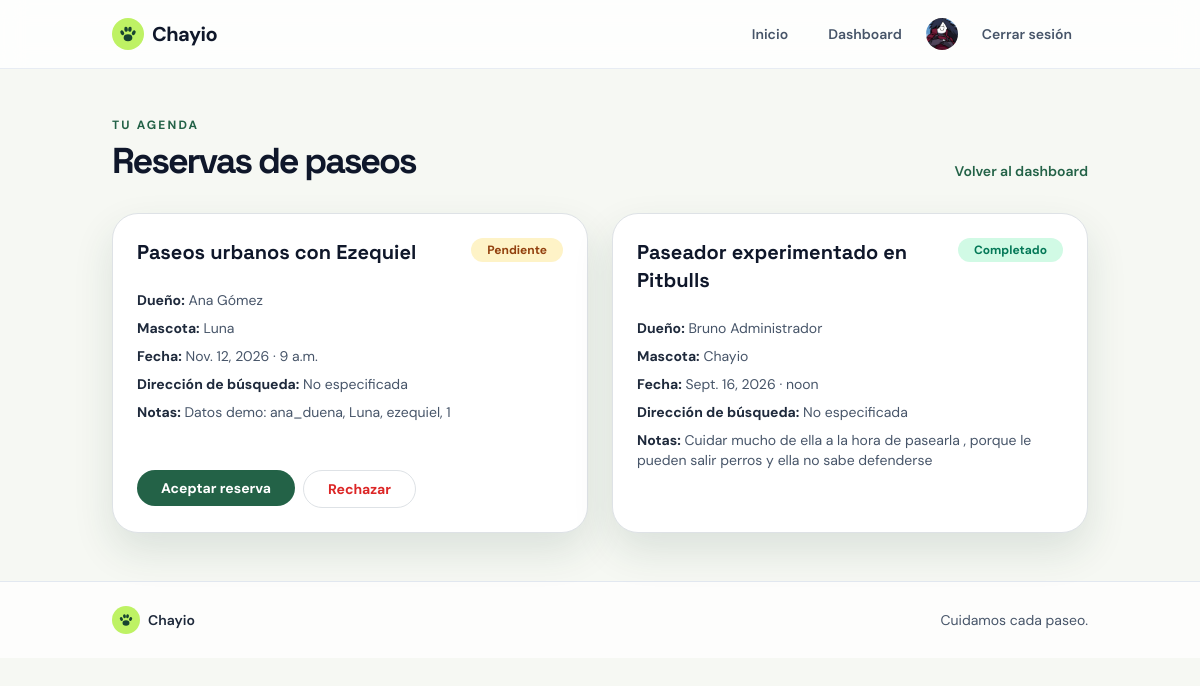
The app's page /mis-reservas/ (signed in), older data.
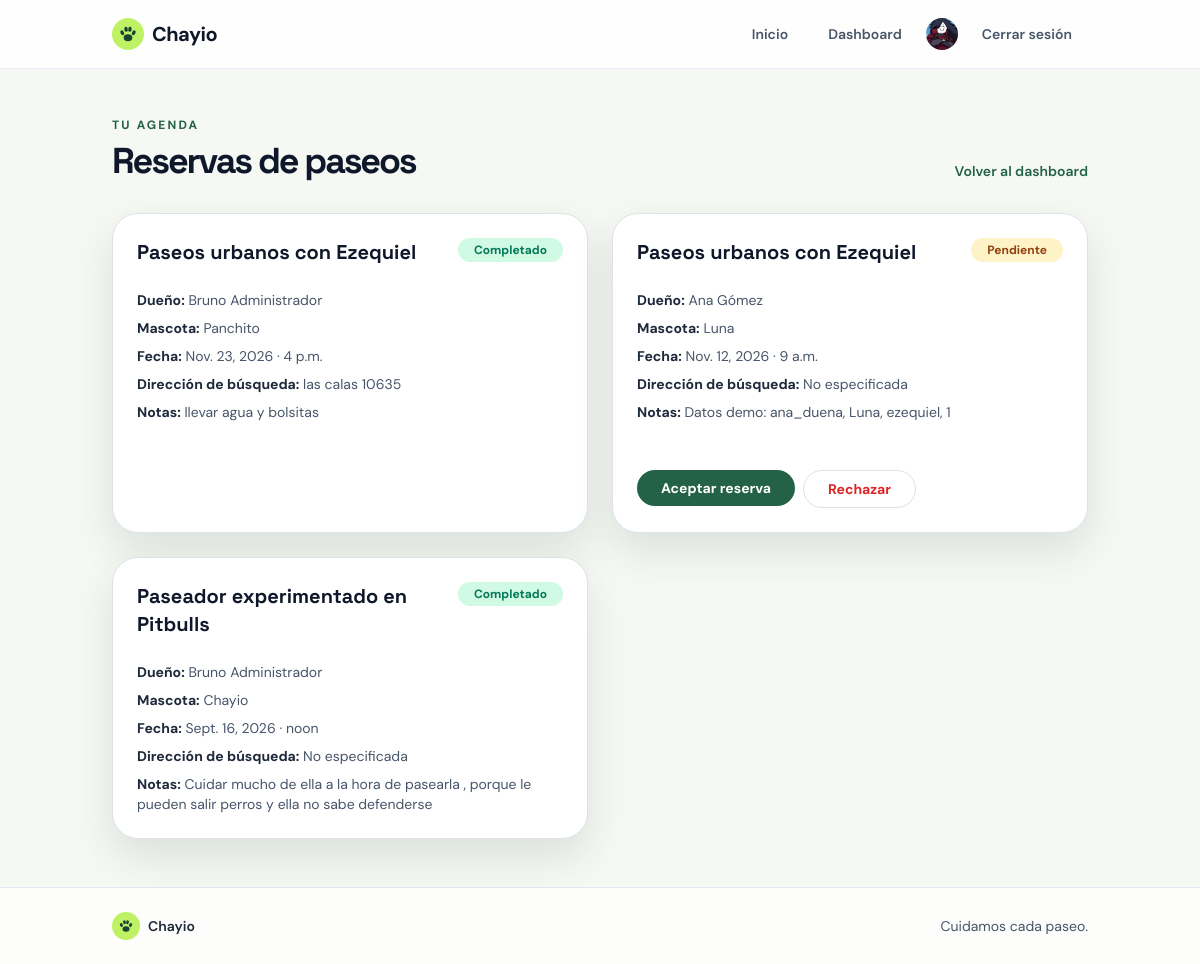
The same page, newer data.
### pet_services/models.py (models this page shows, shortened)
class Booking(models.Model):
    STATUS_CHOICES = [
        ('pending', 'Pendiente'),
        ('confirmed', 'Confirmada'),
        ('canceled', 'Cancelada'),
        ('completed', 'Completado'),
    ]
    owner = models.ForeignKey(settings.AUTH_USER_MODEL, on_delete=models.CASCADE, related_name='bookings_as_owner')
    service = models.ForeignKey('ServiceOffer', on_delete=models.CASCADE, related_name='bookings')
    pet = models.ForeignKey('Pet', on_delete=models.PROTECT, related_name='bookings')
    date = models.DateField()
    time = models.TimeField()
    pickup_address = models.CharField(max_length=255, blank=True, default='')
    notes = models.TextField(blank=True)
    status = models.CharField(max_length=20, choices=STATUS_CHOICES, default='pending')
    owner_confirmed = models.BooleanField(default=False)
    walker_confirmed = models.BooleanField(default=False)
    created_at = models.DateTimeField(default=timezone.now)
    class Meta:
        constraints = [
            models.CheckConstraint(
                condition=Q(status__in=['pending', 'confirmed', 'canceled', 'completed']),
                name='booking_status_valid',
            ),
            models.CheckConstraint(
                condition=Q(time__gte=WALKING_START_TIME, time__lte=WALKING_END_TIME),
                name='booking_time_within_walking_hours',
            ),
        ]

class ServiceOffer(models.Model):
    walker = models.ForeignKey(settings.AUTH_USER_MODEL, on_delete=models.CASCADE, related_name='service_offers')
    title = models.CharField(max_length=150)
    description = models.TextField()
    price = models.DecimalField(max_digits=8, decimal_places=2)
    duration_minutes = models.PositiveIntegerField(default=60)
    city = models.CharField(max_length=100)
    available = models.BooleanField(default=True)
    created_at = models.DateTimeField(default=timezone.now)
    class Meta:
        constraints = [
            models.CheckConstraint(condition=Q(price__gt=0), name='offer_price_positive'),
            models.CheckConstraint(condition=Q(duration_minutes__gt=0), name='offer_duration_positive'),
        ]

class Pet(models.Model):
    owner = models.ForeignKey(settings.AUTH_USER_MODEL, on_delete=models.CASCADE, related_name='pets')
    name = models.CharField(max_length=100)
    species = models.CharField(max_length=50)
    breed = models.CharField(max_length=100, blank=True)
    age = models.PositiveIntegerField(blank=True, null=True)
    notes = models.TextField(blank=True)
    available = models.BooleanField(default=True)
    created_at = models.DateTimeField(default=timezone.now)

### pet_services/views.py (the view)
# urls.py: path('mis-reservas/', views.bookings_for_walker, name='walker_bookings'),
@login_required
def bookings_for_walker(request):
    offers = ServiceOffer.objects.filter(walker=request.user)
    bookings = Booking.objects.filter(service__walker=request.user).select_related('owner', 'service', 'pet').order_by('-created_at')
    return render(request, 'pet_services/walker_bookings.html', {'bookings': bookings, 'offers': offers})

### templates/pet_services/walker_bookings.html (shortened to what this page needs)
{% extends 'base.html' %}
{% block content %}
<div class="container mx-auto px-4 py-12">
	<div class="mb-8 flex flex-wrap items-end justify-between gap-3">
		<div>
			<div class="mb-2 text-xs font-bold uppercase tracking-[0.18em] text-brand-500">Tu agenda</div>
			<h1 class="text-4xl font-black tracking-[-0.06em] text-slate-900">Reservas de paseos</h1>
		</div>
		<a class="text-sm font-semibold text-brand-500" href="{% url 'dashboard' %}">Volver al dashboard</a>
	</div>
	{% if bookings %}
		<div class="grid gap-6 md:grid-cols-2">
			{% for booking in bookings %}
				<article class="rounded-[26px] border border-slate-200 bg-white p-6 shadow-soft">
					<div class="mb-4 flex items-start justify-between gap-3">
						<h2 class="text-xl font-bold text-slate-900">{{ booking.service.title }}</h2>
						<span class="inline-flex rounded-full px-3 py-1 text-xs font-bold {% if booking.status == 'pending' %}bg-amber-100 text-amber-800{% elif booking.status == 'canceled' %}bg-red-100 text-red-700{% elif booking.status == 'completed' %}bg-emerald-100 text-emerald-700{% else %}bg-sky-100 text-sky-700{% endif %}">{{ booking.get_status_display }}</span>
					</div>
					<div class="space-y-2 text-sm text-slate-600">
						<p><strong class="text-slate-800">Dueño:</strong> {{ booking.owner.get_full_name|default:booking.owner.username }}</p>
						<p><strong class="text-slate-800">Mascota:</strong> {{ booking.pet.name }}</p>
						<p><strong class="text-slate-800">Fecha:</strong> {{ booking.date }} · {{ booking.time }}</p>
						<p><strong class="text-slate-800">Dirección de búsqueda:</strong> {{ booking.pickup_address|default:'No especificada' }}</p>
						<p><strong class="text-slate-800">Notas:</strong> {{ booking.notes|default:'Sin notas' }}</p>
					</div>
					{% if booking.status == 'pending' %}
						<div class="mt-5 flex flex-wrap gap-2">
							<form method="post" action="{% url 'respond_booking' booking.id 'accept' %}">
								<button class="rounded-full bg-brand-500 px-4 py-2 text-sm font-bold text-white transition hover:bg-brand-700" type="submit">Aceptar reserva</button>
							</form>
							<form method="post" action="{% url 'respond_booking' booking.id 'reject' %}">
								<button class="rounded-full border border-red-300 px-4 py-2 text-sm font-bold text-red-600 transition hover:bg-red-50" type="submit">Rechazar</button>
							</form>
						</div>
					{% endif %}
				</article>
			{% endfor %}
		</div>
	{% else %}
		<div class="rounded-[22px] border border-dashed border-slate-300 bg-white px-6 py-10 text-center text-slate-500">No tienes reservas todavía.</div>
	{% endif %}
</div>
{% endblock %}

Row changes from the older to the newer data that the page shows:
added Booking: service "Paseos urbanos con Ezequiel", status "Completado", owner.get_full_name "Bruno Administrador", pet.name "Panchito", date "Nov. 23, 2026", time "4 p.m.", pickup_address "las calas 10635", notes "llevar agua y bolsitas"
